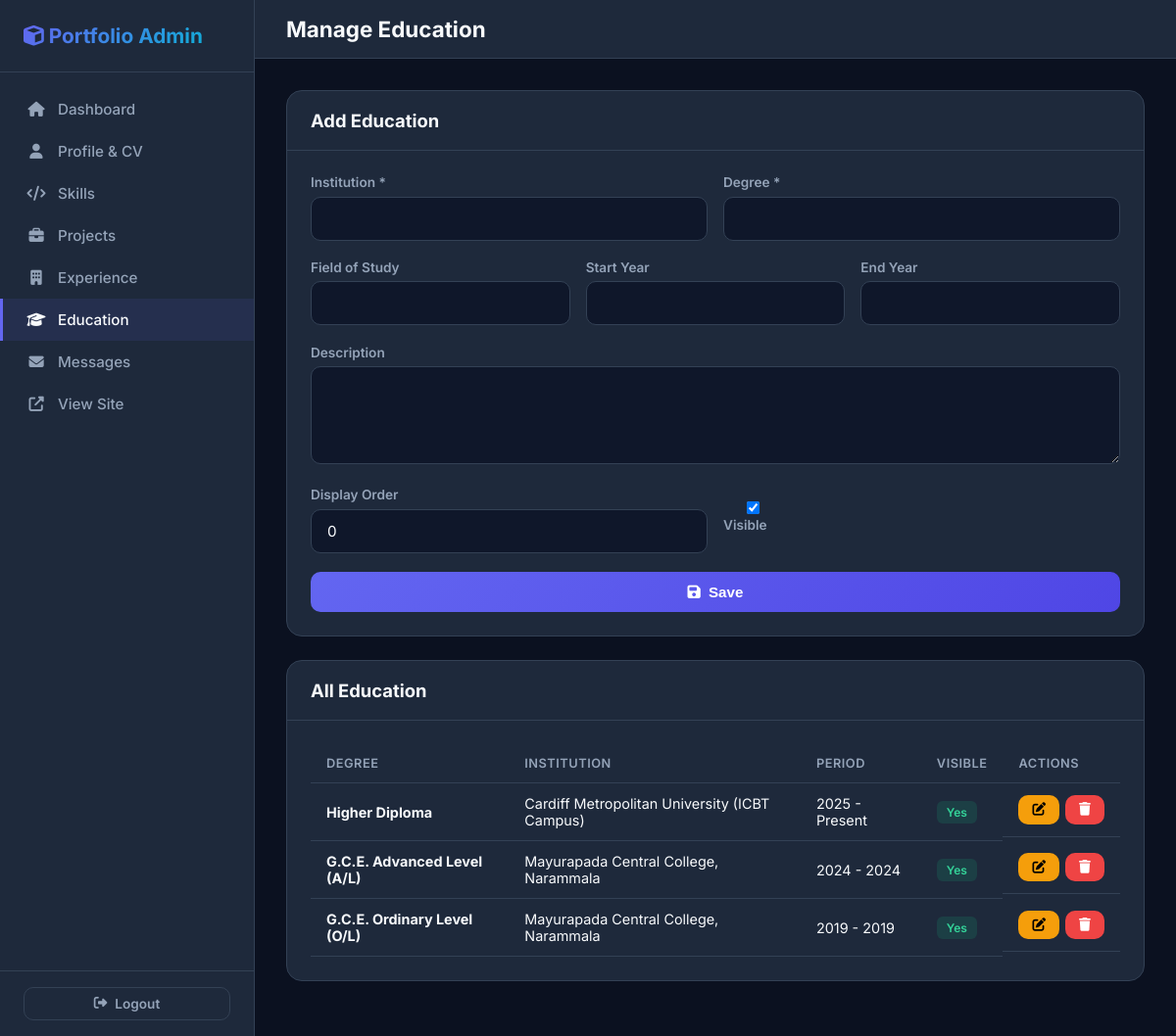
Screenshot of /admin/education.php (signed in) with the database file from the repository.
### tables this page shows
CREATE TABLE IF NOT EXISTS education (
    id INT AUTO_INCREMENT PRIMARY KEY,
    institution VARCHAR(150) NOT NULL,
    degree VARCHAR(150) NOT NULL,
    field VARCHAR(100),
    start_year VARCHAR(10),
    end_year VARCHAR(10),
    description TEXT,
    is_visible TINYINT(1) DEFAULT 1,
    display_order INT DEFAULT 0,
    created_at TIMESTAMP DEFAULT CURRENT_TIMESTAMP
);

### includes/functions.php (called while the page is built, shortened)
<?php
function getEducation($visibleOnly = true) {
    $conn = getDBConnection();
    $sql = "SELECT * FROM education";
    $sql .= " ORDER BY display_order ASC";
    $result = $conn->query($sql);
    $edu = [];
    while ($row = $result->fetch_assoc()) {
        $edu[] = $row;
    }
    return $edu;
}
?>

### admin/education.php (the view, shortened to what this page needs)
<?php
require_once '../includes/functions.php';
$education = getEducation(false);
$editEdu = null;
$unread = getUnreadCount();
?>
<!DOCTYPE html>
<html lang="en">
<head>
    <link rel="stylesheet" href="https://cdnjs.cloudflare.com/ajax/libs/font-awesome/6.5.1/css/all.min.css">
    <link rel="stylesheet" href="../assets/css/admin.css">
</head>
<body>
<div class="admin-wrapper">
    <aside class="sidebar" id="sidebar">
        <div class="sidebar-header"><h2><i class="fas fa-cube"></i> Portfolio Admin</h2></div>
        <nav class="sidebar-nav">
            <a href="index.php"><i class="fas fa-home"></i> Dashboard</a>
            <a href="profile.php"><i class="fas fa-user"></i> Profile & CV</a>
            <a href="skills.php"><i class="fas fa-code"></i> Skills</a>
            <a href="projects.php"><i class="fas fa-briefcase"></i> Projects</a>
            <a href="experience.php"><i class="fas fa-building"></i> Experience</a>
            <a href="education.php" class="active"><i class="fas fa-graduation-cap"></i> Education</a>
            <a href="messages.php"><i class="fas fa-envelope"></i> Messages <?php if($unread): ?><span class="badge badge-danger"><?php echo $unread; ?></span><?php endif; ?></a>
            <a href="../index.php" target="_blank"><i class="fas fa-external-link-alt"></i> View Site</a>
        </nav>
        <div class="sidebar-footer">
            <a href="logout.php" class="btn btn-outline btn-sm" style="width:100%;"><i class="fas fa-sign-out-alt"></i> Logout</a>
        </div>
    </aside>
    <div class="main-content">
        <div class="topbar">
            <div style="display:flex;align-items:center;gap:1rem;">
                <h1>Manage Education</h1>
            </div>
        </div>
        <div class="content-area">
            <div class="card">
                <div class="card-header">
                    <h2><?php echo $editEdu ? 'Edit Education' : 'Add Education'; ?></h2>
                </div>
                <div class="card-body">
                    <form method="POST">
                        <div class="form-row">
                            <div class="form-group">
                                <label>Institution *</label>
                                <input type="text" name="institution" required value="<?php echo htmlspecialchars($editEdu['institution'] ?? ''); ?>">
                            </div>
                            <div class="form-group">
                                <label>Degree *</label>
                                <input type="text" name="degree" required value="<?php echo htmlspecialchars($editEdu['degree'] ?? ''); ?>">
                            </div>
                        </div>
                        <div class="form-row-3">
                            <div class="form-group">
                                <label>Field of Study</label>
                                <input type="text" name="field" value="<?php echo htmlspecialchars($editEdu['field'] ?? ''); ?>">
                            </div>
                            <div class="form-group">
                                <label>Start Year</label>
                                <input type="text" name="start_year" value="<?php echo htmlspecialchars($editEdu['start_year'] ?? ''); ?>">
                            </div>
                            <div class="form-group">
                                <label>End Year</label>
                                <input type="text" name="end_year" value="<?php echo htmlspecialchars($editEdu['end_year'] ?? ''); ?>">
                            </div>
                        </div>
                        <div class="form-group">
                            <label>Description</label>
                            <textarea name="description" rows="3"><?php echo htmlspecialchars($editEdu['description'] ?? ''); ?></textarea>
                        </div>
                        <div class="form-row">
                            <div class="form-group">
                                <label>Display Order</label>
                                <input type="number" name="display_order" value="<?php echo $editEdu['display_order'] ?? 0; ?>">
                            </div>
                            <div class="form-group" style="display:flex;align-items:center;">
                                <label><input type="checkbox" name="is_visible" value="1" <?php echo (!$editEdu || $editEdu['is_visible']) ? 'checked' : ''; ?>> Visible</label>
                            </div>
                        </div>
                        <button type="submit" class="btn btn-primary"><i class="fas fa-save"></i> Save</button>
                    </form>
                </div>
            </div>
            <div class="card">
                <div class="card-header"><h2>All Education</h2></div>
                <div class="card-body">
                    <div class="table-responsive">
                        <table>
                            <thead><tr><th>Degree</th><th>Institution</th><th>Period</th><th>Visible</th><th>Actions</th></tr></thead>
                            <tbody>
                                <?php foreach ($education as $e): ?>
                                <tr>
                                    <td><strong><?php echo htmlspecialchars($e['degree']); ?></strong></td>
                                    <td><?php echo htmlspecialchars($e['institution']); ?></td>
                                    <td><?php echo htmlspecialchars($e['start_year']); ?> - <?php echo htmlspecialchars($e['end_year']); ?></td>
                                    <td><?php echo $e['is_visible'] ? '<span class="badge badge-success">Yes</span>' : '<span class="badge badge-danger">No</span>'; ?></td>
                                    <td class="action-btns">
                                        <a href="education.php?edit=<?php echo $e['id']; ?>" class="btn btn-sm btn-warning"><i class="fas fa-edit"></i></a>
                                        <form method="POST" style="display:inline;" onsubmit="return confirm('Delete?')">
                                            <button type="submit" class="btn btn-sm btn-danger"><i class="fas fa-trash"></i></button>
                                        </form>
                                    </td>
                                </tr>
                                <?php endforeach; ?>
                            </tbody>
                        </table>
                    </div>
                </div>
            </div>
        </div>
    </div>
</div>
</body>
</html>

### assets/css/admin.css (style rules this page uses)
:root { --sidebar-width: 260px; --primary: #6366f1; --primary-dark: #4f46e5; --dark: #0f172a; --dark-2: #1e293b; --dark-3: #334155; --light: #f8fafc; --gray: #94a3b8; --success: #10b981; --danger: #ef4444; --warning: #f59e0b; }
* { margin: 0; padding: 0; box-sizing: border-box; }
body { font-family: 'Inter', system-ui, sans-serif; background: #0b1120; color: var(--light); min-height: 100vh; }
.form-group { margin-bottom: 1.2rem; }
.form-group label { display: block; font-size: 0.85rem; font-weight: 600; color: var(--gray); margin-bottom: 0.4rem; }
.form-group input, .form-group select, .form-group textarea { width: 100%; padding: 12px 16px; background: var(--dark); border: 1px solid var(--dark-3); border-radius: 10px; color: var(--light); font-size: 0.95rem; font-family: inherit; transition: all 0.3s; }
.form-group textarea { resize: vertical; min-height: 100px; }
.btn { display: inline-flex; align-items: center; justify-content: center; gap: 8px; padding: 12px 24px; border-radius: 10px; font-weight: 600; font-size: 0.95rem; border: none; cursor: pointer; transition: all 0.3s; text-decoration: none; color: white; }
.btn-primary { background: linear-gradient(135deg, #6366f1, #4f46e5); width: 100%; }
.btn-danger { background: var(--danger); }
.btn-warning { background: var(--warning); color: #000; }
.btn-sm { padding: 8px 14px; font-size: 0.85rem; }
.btn-outline { background: transparent; border: 1px solid var(--dark-3); color: var(--gray); }
.admin-wrapper { display: flex; min-height: 100vh; }
.sidebar { width: var(--sidebar-width); background: var(--dark-2); border-right: 1px solid var(--dark-3); position: fixed; top: 0; left: 0; bottom: 0; z-index: 100; display: flex; flex-direction: column; transition: all 0.3s; }
.sidebar-header { padding: 1.5rem; border-bottom: 1px solid var(--dark-3); }
.sidebar-header h2 { font-size: 1.3rem; background: linear-gradient(135deg, #6366f1, #06b6d4); -webkit-background-clip: text; -webkit-text-fill-color: transparent; }
.sidebar-nav { flex: 1; padding: 1rem 0; overflow-y: auto; }
.sidebar-nav a { display: flex; align-items: center; gap: 12px; padding: 12px 1.5rem; color: var(--gray); text-decoration: none; font-size: 0.95rem; font-weight: 500; transition: all 0.3s; border-left: 3px solid transparent; }
.sidebar-nav a:hover, .sidebar-nav a.active { background: rgba(99,102,241,0.1); color: var(--light); border-left-color: var(--primary); }
.sidebar-nav a i { width: 20px; text-align: center; }
.sidebar-footer { padding: 1rem 1.5rem; border-top: 1px solid var(--dark-3); }
.main-content { margin-left: var(--sidebar-width); flex: 1; min-height: 100vh; }
.topbar { background: var(--dark-2); border-bottom: 1px solid var(--dark-3); padding: 1rem 2rem; display: flex; align-items: center; justify-content: space-between; position: sticky; top: 0; z-index: 50; }
.topbar h1 { font-size: 1.4rem; font-weight: 700; }
.content-area { padding: 2rem; }
.card { background: var(--dark-2); border: 1px solid var(--dark-3); border-radius: 16px; margin-bottom: 1.5rem; }
.card-header { padding: 1.2rem 1.5rem; border-bottom: 1px solid var(--dark-3); display: flex; align-items: center; justify-content: space-between; }
.card-header h2 { font-size: 1.15rem; font-weight: 700; }
.card-body { padding: 1.5rem; }
.table-responsive { overflow-x: auto; }
table { width: 100%; border-collapse: collapse; }
table th, table td { padding: 12px 16px; text-align: left; border-bottom: 1px solid var(--dark-3); font-size: 0.9rem; }
table th { color: var(--gray); font-weight: 600; font-size: 0.8rem; text-transform: uppercase; letter-spacing: 0.5px; }
.badge { display: inline-block; padding: 4px 10px; border-radius: 6px; font-size: 0.75rem; font-weight: 600; }
.badge-success { background: rgba(16,185,129,0.15); color: #34d399; }
.action-btns { display: flex; gap: 6px; }
.form-row { display: grid; grid-template-columns: 1fr 1fr; gap: 1rem; }
.form-row-3 { display: grid; grid-template-columns: 1fr 1fr 1fr; gap: 1rem; }

### rows the page displays
education: degree "Higher Diploma", institution "Cardiff Metropolitan University (ICBT Campus)", start_year "2025", end_year "Present", is_visible "Yes"
education: degree "G.C.E. Advanced Level (A/L)", institution "Mayurapada Central College, Narammala", start_year "2024", end_year "2024", is_visible "Yes"
education: degree "G.C.E. Ordinary Level (O/L)", institution "Mayurapada Central College, Narammala", start_year "2019", end_year "2019", is_visible "Yes"
